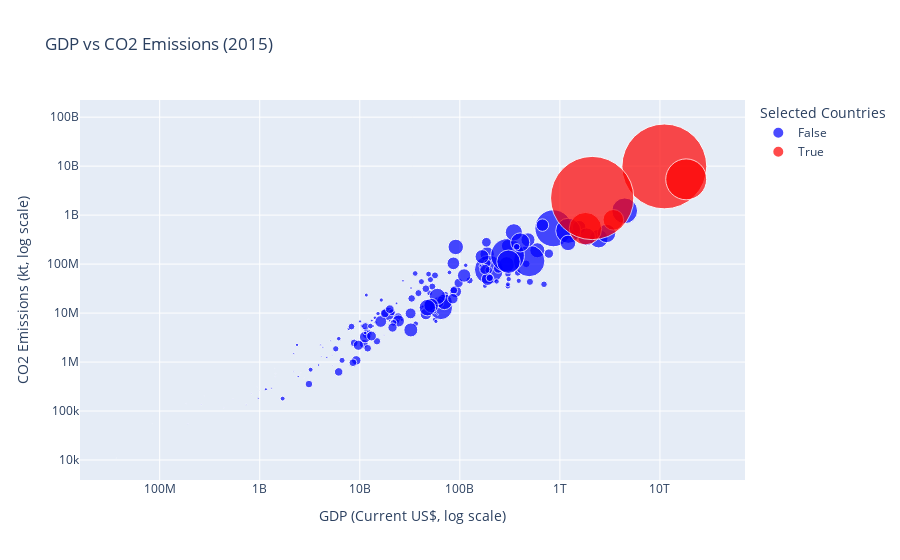

Write notebook code for a chart like this one.
### Markdown cell above
#### 2. Scatter Plot
Our scatter plot reveals relationships between two variables (such as GDP and CO2 emissions), with point size representing a third variable (population). This allows users to identify correlations, outliers, and clusters.

**Best Use Cases:**
- Analyzing relationships between different metrics
- Identifying countries that deviate from general trends
- Visualizing multiple dimensions simultaneously

### Code cell
# Cell 3: Scatter Plot Function - Using yearly totals
def create_scatter_plot(df, selected_year, selected_countries):
    """Create a scatter plot of GDP vs CO2 emissions with population as size."""
    # Filter data for the selected year
    filtered_df = df[df['Year'] == selected_year].dropna(
        subset=['GDP (current US$)', 'CO2 Emissions (kt)', 'Population, total']
    )

    # Highlight selected countries
    filtered_df['Selected'] = filtered_df['Country Name'].isin(selected_countries)

    # Create scatter plot with yearly totals
    fig = px.scatter(
        filtered_df,
        x='GDP (current US$)',
        y='CO2 Emissions (kt)',
        size='Population, total',
        color='Selected',
        hover_name='Country Name',
        log_x=True,  # Log scale for GDP
        log_y=True,  # Log scale for emissions
        size_max=60,
        color_discrete_map={True: 'red', False: 'blue'},
        title=f'GDP vs CO2 Emissions ({selected_year})'
    )

    fig.update_layout(
        xaxis_title='GDP (Current US$, log scale)',
        yaxis_title='CO2 Emissions (kt, log scale)',
        legend_title='Selected Countries'
    )

    return fig

# Test the function with sample data
sample_countries = ['United States', 'China', 'India', 'Germany', 'Brazil']  # Use available countries

scatter_fig = create_scatter_plot(df, sample_year, sample_countries)
scatter_fig.show()  # Display the figure in Jupyter

### Figure 1 — Plotly figure (JSON) as saved in the notebook; plotly's stock layout.template omitted (floating-point values rounded to 4 significant figures; data arrays with more than 128 entries replaced by an {"elided": "..."} marker saying what was removed)
{"data": [{"hovertemplate": "<b>%{hovertext}</b><br><br>Selected=False<br>GDP (current US$)=%{x}<br>CO2 Emissions (kt)=%{y}<br>Population, total=%{marker.size}<extra></extra>", "hovertext": {"elided": "170 str values"}, "legendgroup": "False", "marker": {"color": "blue", "size": {"elided": "170 float values"}, "sizemode": "area", "sizeref": 383300.0, "symbol": "circle"}, "mode": "markers", "name": "False", "orientation": "v", "showlegend": true, "type": "scatter", "x": {"elided": "170 float values"}, "xaxis": "x", "y": {"elided": "170 float values"}, "yaxis": "y"}, {"hovertemplate": "<b>%{hovertext}</b><br><br>Selected=True<br>GDP (current US$)=%{x}<br>CO2 Emissions (kt)=%{y}<br>Population, total=%{marker.size}<extra></extra>", "hovertext": ["Brazil", "China", "Germany", "India", "United States"], "legendgroup": "True", "marker": {"color": "red", "size": [201700000.0, 1380000000.0, 81690000.0, 1328000000.0, 320700000.0], "sizemode": "area", "sizeref": 383300.0, "symbol": "circle"}, "mode": "markers", "name": "True", "orientation": "v", "showlegend": true, "type": "scatter", "x": [1802000000000.0, 11060000000000.0, 3424000000000.0, 2104000000000.0, 18300000000000.0], "xaxis": "x", "y": [529400000.0, 9863000000.0, 800800000.0, 2234000000.0, 5376000000.0], "yaxis": "y"}], "layout": {"legend": {"itemsizing": "constant", "title": {"text": "Selected Countries"}, "tracegroupgap": 0}, "title": {"text": "GDP vs CO2 Emissions (2015)"}, "xaxis": {"anchor": "y", "domain": [0, 1], "title": {"text": "GDP (Current US$, log scale)"}, "type": "log"}, "yaxis": {"anchor": "x", "domain": [0, 1], "title": {"text": "CO2 Emissions (kt, log scale)"}, "type": "log"}}}
